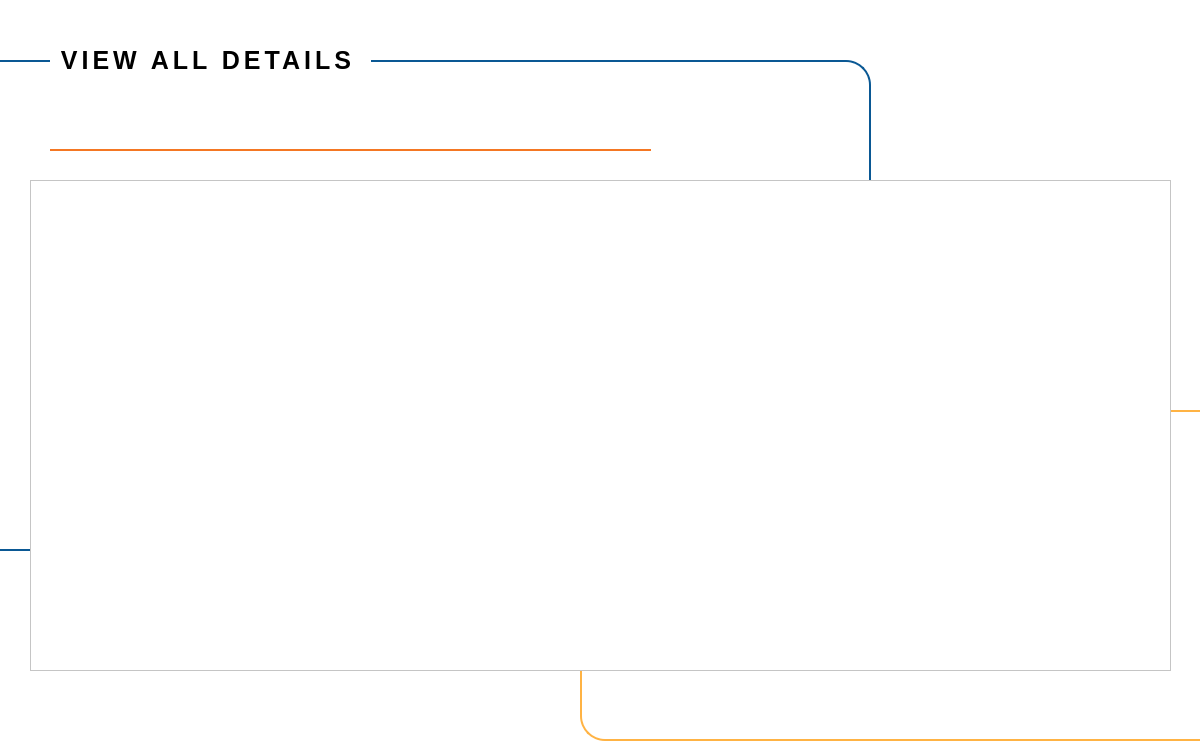
<?xml version="1.0" encoding="UTF-8"?>
<ui version="4.0">
 <class>Viewscreen</class>
 <widget class="QDialog" name="Viewscreen">
  <property name="geometry">
   <rect>
    <x>0</x>
    <y>0</y>
    <width>1200</width>
    <height>750</height>
   </rect>
  </property>
  <property name="windowTitle">
   <string>Co-vix</string>
  </property>
  <property name="styleSheet">
   <string notr="true">background-color: white;</string>
  </property>
  <widget class="QPushButton" name="searchButton">
   <property name="geometry">
    <rect>
     <x>670</x>
     <y>110</y>
     <width>102</width>
     <height>42</height>
    </rect>
   </property>
   <property name="styleSheet">
    <string notr="true">background-image: url(&quot;:/Co-vix Images/SEARCH  btn.png&quot;);
background-repeat: no-repeat;
border-style: none;
</string>
   </property>
   <property name="text">
    <string/>
   </property>
   <property name="autoDefault">
    <bool>false</bool>
   </property>
   <property name="flat">
    <bool>true</bool>
   </property>
  </widget>
  <widget class="QPushButton" name="backButton">
   <property name="geometry">
    <rect>
     <x>1150</x>
     <y>130</y>
     <width>30</width>
     <height>30</height>
    </rect>
   </property>
   <property name="styleSheet">
    <string notr="true">background-color: white;
background-image: url(&quot;:/Co-vix Images/BACK Btn.png&quot;);
border: 0px solid #555555;</string>
   </property>
   <property name="text">
    <string/>
   </property>
  </widget>
  <widget class="QFrame" name="frame">
   <property name="geometry">
    <rect>
     <x>940</x>
     <y>20</y>
     <width>231</width>
     <height>91</height>
    </rect>
   </property>
   <property name="styleSheet">
    <string notr="true">background-image: url(&quot;:/Co-vix Images/Co-vix logo header.png&quot;);
 background-repeat: no-repeat;
border-style: none;</string>
   </property>
   <property name="frameShape">
    <enum>QFrame::StyledPanel</enum>
   </property>
   <property name="frameShadow">
    <enum>QFrame::Raised</enum>
   </property>
  </widget>
  <widget class="QLineEdit" name="lineEdit">
   <property name="geometry">
    <rect>
     <x>50</x>
     <y>120</y>
     <width>601</width>
     <height>31</height>
    </rect>
   </property>
   <property name="styleSheet">
    <string notr="true">border: none;
border-bottom: 2px solid #F47723;
color: Black;
font-size: 14px;
letter-spacing: 4px;</string>
   </property>
  </widget>
  <widget class="QLabel" name="nameLbl_7">
   <property name="geometry">
    <rect>
     <x>50</x>
     <y>40</y>
     <width>321</width>
     <height>41</height>
    </rect>
   </property>
   <property name="font">
    <font>
     <pointsize>-1</pointsize>
     <bold>true</bold>
    </font>
   </property>
   <property name="styleSheet">
    <string notr="true">color: Black;
font-size: 25px;
letter-spacing: 4px;</string>
   </property>
   <property name="text">
    <string> VIEW ALL DETAILS </string>
   </property>
  </widget>
  <widget class="QTableView" name="tableView">
   <property name="geometry">
    <rect>
     <x>30</x>
     <y>180</y>
     <width>1141</width>
     <height>491</height>
    </rect>
   </property>
   <property name="styleSheet">
    <string notr="true">color: Black;
font-size: 12px;
letter-spacing: 1px;
 </string>
   </property>
  </widget>
  <widget class="QFrame" name="frame_2">
   <property name="geometry">
    <rect>
     <x>-40</x>
     <y>60</y>
     <width>911</width>
     <height>491</height>
    </rect>
   </property>
   <property name="styleSheet">
    <string notr="true">  border: 2px solid #0A5894;
  border-radius: 25px;</string>
   </property>
   <property name="frameShape">
    <enum>QFrame::StyledPanel</enum>
   </property>
   <property name="frameShadow">
    <enum>QFrame::Raised</enum>
   </property>
  </widget>
  <widget class="QFrame" name="frame_3">
   <property name="geometry">
    <rect>
     <x>580</x>
     <y>410</y>
     <width>671</width>
     <height>331</height>
    </rect>
   </property>
   <property name="styleSheet">
    <string notr="true">border: 2px solid #FFB344;
border-radius: 25px;
 </string>
   </property>
   <property name="frameShape">
    <enum>QFrame::StyledPanel</enum>
   </property>
   <property name="frameShadow">
    <enum>QFrame::Raised</enum>
   </property>
   <widget class="QPushButton" name="searchButton_2">
    <property name="geometry">
     <rect>
      <x>490</x>
      <y>280</y>
      <width>102</width>
      <height>42</height>
     </rect>
    </property>
    <property name="styleSheet">
     <string notr="true">background-image: url(&quot;:/Co-vix Images/REFRESH btn.png&quot;);
background-repeat: no-repeat;
border-style: none;
</string>
    </property>
    <property name="text">
     <string/>
    </property>
    <property name="autoDefault">
     <bool>false</bool>
    </property>
    <property name="flat">
     <bool>true</bool>
    </property>
   </widget>
  </widget>
  <zorder>frame_3</zorder>
  <zorder>frame_2</zorder>
  <zorder>searchButton</zorder>
  <zorder>backButton</zorder>
  <zorder>frame</zorder>
  <zorder>lineEdit</zorder>
  <zorder>nameLbl_7</zorder>
  <zorder>tableView</zorder>
 </widget>
 <resources/>
 <connections/>
</ui>
